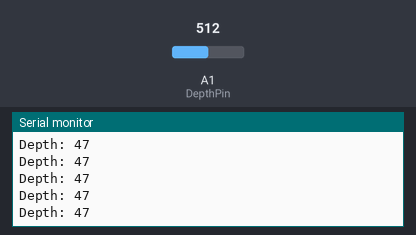
The sketch below on a simulated Arduino Uno, built with avr-gcc and run on an emulated ATmega328P. On the bench: the last lines printed to the serial monitor. The inputs (shaded band) are chosen by the test bench; at power-on: A1 (DepthPin) = 512.

Above: at 1.2 s.
1.3 s: A1 (DepthPin) set to 716
At 1.56 s:
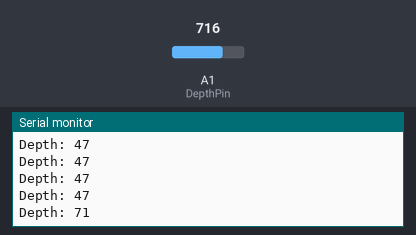
2.8 s: A1 (DepthPin) set to 900
At 2.96 s:
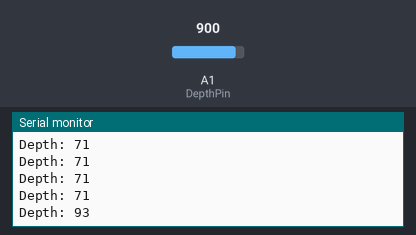
Timing chart, 0 to 5.8 s (numbered marks = the images above; inputs shaded):
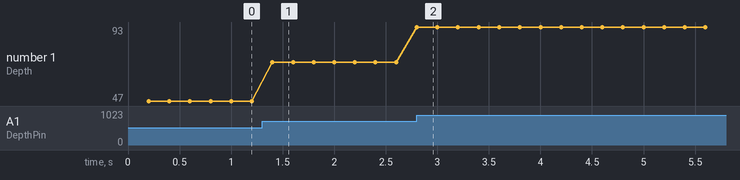

Measured:
- after the input at 1.3 s, the serial monitor: prints a new line after 0.10 s (image 1)
- after the input at 2.8 s, the serial monitor: prints a new line at once (image 2)
- plotted number 1: 47 → 71 after the input at 1.3 s, 71 → 93 after the input at 2.8 s

The sketch:

TestSensors.ino
```cpp
#define SerialSpeed 57600

#define DepthPin A1 // Пин для подключения датчика давления.
#define TimeOutData 200 // Периодичность опроса датчиков
#define Crutch -14 // Подгоняем значение

unsigned long LastTimeData; // таймер опроса датчиков

void setup(){
    Serial.begin(SerialSpeed);
    pinMode(DepthPin, INPUT);
    Serial.println("start sensor test");
}

void loop(){

  if ( millis() - LastTimeData >= TimeOutData ) {
    Serial.print("Depth: ");
    Serial.println( map( analogRead(DepthPin), 0, 1024, 0, 122 ) + Crutch);
    LastTimeData = millis(); // Время окончания работы
  }
}
```
